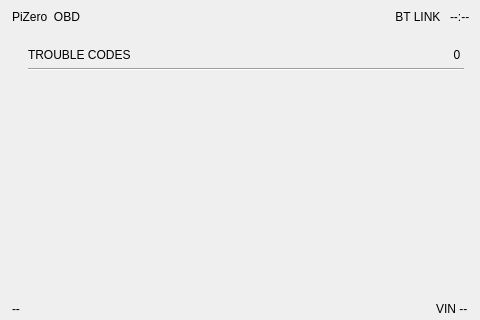
<?xml version="1.0" encoding="UTF-8"?>
<ui version="4.0">
 <class>Dashboard</class>
 <widget class="QWidget" name="Dashboard">
  <property name="geometry">
   <rect><x>0</x><y>0</y><width>480</width><height>320</height></rect>
  </property>
  <property name="windowTitle">
   <string>PiZero OBD (Qt)</string>
  </property>
  <layout class="QVBoxLayout" name="root">
   <property name="spacing"><number>0</number></property>
   <property name="leftMargin"><number>0</number></property>
   <property name="topMargin"><number>0</number></property>
   <property name="rightMargin"><number>0</number></property>
   <property name="bottomMargin"><number>0</number></property>

   <!-- ============================ HEADER ============================ -->
   <item>
    <widget class="QFrame" name="header">
     <property name="minimumSize"><size><width>0</width><height>34</height></size></property>
     <property name="maximumSize"><size><width>16777215</width><height>34</height></size></property>
     <layout class="QHBoxLayout" name="headerLayout">
      <property name="leftMargin"><number>12</number></property>
      <property name="topMargin"><number>0</number></property>
      <property name="rightMargin"><number>10</number></property>
      <property name="bottomMargin"><number>0</number></property>
      <item>
       <widget class="QLabel" name="title">
        <property name="text"><string>PiZero  OBD</string></property>
       </widget>
      </item>
      <item>
       <spacer name="headerSpacer">
        <property name="orientation"><enum>Qt::Horizontal</enum></property>
        <property name="sizeHint" stdset="0"><size><width>40</width><height>10</height></size></property>
       </spacer>
      </item>
      <item>
       <widget class="QLabel" name="linkPill">
        <property name="text"><string> BT LINK </string></property>
       </widget>
      </item>
      <item>
       <widget class="QLabel" name="clock">
        <property name="text"><string>--:--</string></property>
       </widget>
      </item>
     </layout>
    </widget>
   </item>

   <!-- ============================= BODY ============================= -->
   <item>
    <widget class="QFrame" name="body">
     <layout class="QHBoxLayout" name="bodyLayout">
      <property name="spacing"><number>6</number></property>
      <property name="leftMargin"><number>6</number></property>
      <property name="topMargin"><number>6</number></property>
      <property name="rightMargin"><number>6</number></property>
      <property name="bottomMargin"><number>6</number></property>

      <!-- 2x2 gauge grid -->
      <item>
       <widget class="QWidget" name="gaugeGrid" native="true">
        <layout class="QGridLayout" name="gaugeLayout">
         <property name="spacing"><number>6</number></property>
         <property name="leftMargin"><number>0</number></property>
         <property name="topMargin"><number>0</number></property>
         <property name="rightMargin"><number>0</number></property>
         <property name="bottomMargin"><number>0</number></property>
         <item row="0" column="0">
          <widget class="ArcGauge" name="gaugeRpm" native="true"/>
         </item>
         <item row="0" column="1">
          <widget class="ArcGauge" name="gaugeSpeed" native="true"/>
         </item>
         <item row="1" column="0">
          <widget class="ArcGauge" name="gaugeCoolant" native="true"/>
         </item>
         <item row="1" column="1">
          <widget class="ArcGauge" name="gaugeVoltage" native="true"/>
         </item>
        </layout>
       </widget>
      </item>

      <!-- Trouble-codes panel -->
      <item>
       <widget class="QFrame" name="dtcPanel">
        <property name="minimumSize"><size><width>196</width><height>0</height></size></property>
        <layout class="QVBoxLayout" name="dtcPanelLayout">
         <property name="spacing"><number>6</number></property>
         <property name="leftMargin"><number>10</number></property>
         <property name="topMargin"><number>8</number></property>
         <property name="rightMargin"><number>10</number></property>
         <property name="bottomMargin"><number>8</number></property>
         <item>
          <layout class="QHBoxLayout" name="dtcHeaderLayout">
           <item>
            <widget class="QLabel" name="dtcTitle">
             <property name="text"><string>TROUBLE CODES</string></property>
            </widget>
           </item>
           <item>
            <spacer name="dtcHeaderSpacer">
             <property name="orientation"><enum>Qt::Horizontal</enum></property>
             <property name="sizeHint" stdset="0"><size><width>10</width><height>10</height></size></property>
            </spacer>
           </item>
           <item>
            <widget class="QLabel" name="dtcBadge">
             <property name="text"><string> 0 </string></property>
             <property name="alignment"><set>Qt::AlignCenter</set></property>
            </widget>
           </item>
          </layout>
         </item>
         <item>
          <widget class="Line" name="dtcRule">
           <property name="orientation"><enum>Qt::Horizontal</enum></property>
          </widget>
         </item>
         <item>
          <widget class="QScrollArea" name="dtcScroll">
           <property name="widgetResizable"><bool>true</bool></property>
           <property name="frameShape"><enum>QFrame::NoFrame</enum></property>
           <property name="horizontalScrollBarPolicy"><enum>Qt::ScrollBarAlwaysOff</enum></property>
           <widget class="QWidget" name="dtcContainer">
            <layout class="QVBoxLayout" name="dtcLayout">
             <property name="spacing"><number>6</number></property>
             <property name="leftMargin"><number>0</number></property>
             <property name="topMargin"><number>0</number></property>
             <property name="rightMargin"><number>0</number></property>
             <property name="bottomMargin"><number>0</number></property>
             <item>
              <spacer name="dtcStretch">
               <property name="orientation"><enum>Qt::Vertical</enum></property>
               <property name="sizeHint" stdset="0"><size><width>10</width><height>10</height></size></property>
              </spacer>
             </item>
            </layout>
           </widget>
          </widget>
         </item>
        </layout>
       </widget>
      </item>
     </layout>
    </widget>
   </item>

   <!-- ============================ FOOTER ============================ -->
   <item>
    <widget class="QFrame" name="footer">
     <property name="minimumSize"><size><width>0</width><height>22</height></size></property>
     <property name="maximumSize"><size><width>16777215</width><height>22</height></size></property>
     <layout class="QHBoxLayout" name="footerLayout">
      <property name="leftMargin"><number>12</number></property>
      <property name="topMargin"><number>0</number></property>
      <property name="rightMargin"><number>12</number></property>
      <property name="bottomMargin"><number>0</number></property>
      <item>
       <widget class="QLabel" name="vehicle">
        <property name="text"><string>--</string></property>
       </widget>
      </item>
      <item>
       <spacer name="footerSpacer">
        <property name="orientation"><enum>Qt::Horizontal</enum></property>
        <property name="sizeHint" stdset="0"><size><width>40</width><height>10</height></size></property>
       </spacer>
      </item>
      <item>
       <widget class="QLabel" name="vin">
        <property name="text"><string>VIN --</string></property>
       </widget>
      </item>
     </layout>
    </widget>
   </item>
  </layout>
 </widget>
 <customwidgets>
  <customwidget>
   <class>ArcGauge</class>
   <extends>QWidget</extends>
   <header>gauge.h</header>
   <container>1</container>
  </customwidget>
 </customwidgets>
 <resources/>
 <connections/>
</ui>
